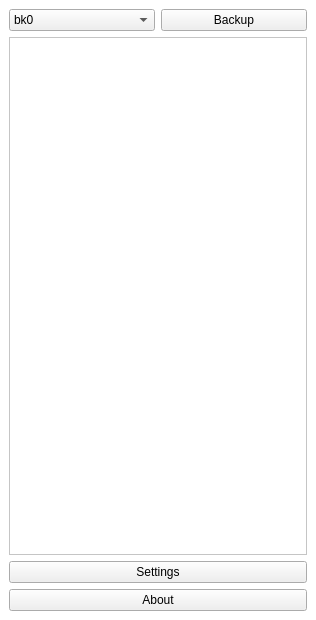
<?xml version="1.0" encoding="UTF-8"?>
<ui version="4.0">
 <class>BackuperUI</class>
 <widget class="QMainWindow" name="BackuperUI">
  <property name="geometry">
   <rect>
    <x>0</x>
    <y>0</y>
    <width>316</width>
    <height>620</height>
   </rect>
  </property>
  <property name="windowTitle">
   <string>BackuperUI</string>
  </property>
  <property name="styleSheet">
   <string notr="true">background-color: #ffffff</string>
  </property>
  <widget class="QWidget" name="centralwidget">
   <layout class="QVBoxLayout" name="verticalLayout_3">
    <item>
     <layout class="QVBoxLayout" name="verticalLayout_2">
      <item>
       <layout class="QHBoxLayout" name="horizontalLayout">
        <item>
         <widget class="QComboBox" name="boxList">
          <property name="styleSheet">
           <string notr="true">background-color: rgb(239, 239, 239);
color: rgb(0, 0, 0);</string>
          </property>
          <item>
           <property name="text">
            <string>bk0</string>
           </property>
          </item>
          <item>
           <property name="text">
            <string>bk1</string>
           </property>
          </item>
          <item>
           <property name="text">
            <string>bk2</string>
           </property>
          </item>
          <item>
           <property name="text">
            <string>boot_a</string>
           </property>
          </item>
          <item>
           <property name="text">
            <string>boot_b</string>
           </property>
          </item>
          <item>
           <property name="text">
            <string>boot_para</string>
           </property>
          </item>
          <item>
           <property name="text">
            <string>countrycode</string>
           </property>
          </item>
          <item>
           <property name="text">
            <string>cust</string>
           </property>
          </item>
          <item>
           <property name="text">
            <string>devinfo</string>
           </property>
          </item>
          <item>
           <property name="text">
            <string>dtbo_a</string>
           </property>
          </item>
          <item>
           <property name="text">
            <string>dtbo_b</string>
           </property>
          </item>
          <item>
           <property name="text">
            <string>efuse</string>
           </property>
          </item>
          <item>
           <property name="text">
            <string>expdb</string>
           </property>
          </item>
          <item>
           <property name="text">
            <string>ffu</string>
           </property>
          </item>
          <item>
           <property name="text">
            <string>flashinfo</string>
           </property>
          </item>
          <item>
           <property name="text">
            <string>frp</string>
           </property>
          </item>
          <item>
           <property name="text">
            <string>gsort</string>
           </property>
          </item>
          <item>
           <property name="text">
            <string>gz_a</string>
           </property>
          </item>
          <item>
           <property name="text">
            <string>gz_b</string>
           </property>
          </item>
          <item>
           <property name="text">
            <string>lk_a</string>
           </property>
          </item>
          <item>
           <property name="text">
            <string>lk_b</string>
           </property>
          </item>
          <item>
           <property name="text">
            <string>logo_a</string>
           </property>
          </item>
          <item>
           <property name="text">
            <string>logo_b</string>
           </property>
          </item>
          <item>
           <property name="text">
            <string>md_udc</string>
           </property>
          </item>
          <item>
           <property name="text">
            <string>md1img_a</string>
           </property>
          </item>
          <item>
           <property name="text">
            <string>md1img_b</string>
           </property>
          </item>
          <item>
           <property name="text">
            <string>metadata</string>
           </property>
          </item>
          <item>
           <property name="text">
            <string>misc</string>
           </property>
          </item>
          <item>
           <property name="text">
            <string>mrdump</string>
           </property>
          </item>
          <item>
           <property name="text">
            <string>nvcfg</string>
           </property>
          </item>
          <item>
           <property name="text">
            <string>nvdata</string>
           </property>
          </item>
          <item>
           <property name="text">
            <string>nvram</string>
           </property>
          </item>
          <item>
           <property name="text">
            <string>otp</string>
           </property>
          </item>
          <item>
           <property name="text">
            <string>para</string>
           </property>
          </item>
          <item>
           <property name="text">
            <string>persist</string>
           </property>
          </item>
          <item>
           <property name="text">
            <string>persistbak</string>
           </property>
          </item>
          <item>
           <property name="text">
            <string>preloader_a</string>
           </property>
          </item>
          <item>
           <property name="text">
            <string>preloader_b</string>
           </property>
          </item>
          <item>
           <property name="text">
            <string>proinfo</string>
           </property>
          </item>
          <item>
           <property name="text">
            <string>protect1</string>
           </property>
          </item>
          <item>
           <property name="text">
            <string>protect2</string>
           </property>
          </item>
          <item>
           <property name="text">
            <string>rescue</string>
           </property>
          </item>
          <item>
           <property name="text">
            <string>scp_a</string>
           </property>
          </item>
          <item>
           <property name="text">
            <string>scp_b</string>
           </property>
          </item>
          <item>
           <property name="text">
            <string>sec1</string>
           </property>
          </item>
          <item>
           <property name="text">
            <string>seccfg</string>
           </property>
          </item>
          <item>
           <property name="text">
            <string>spmfw_a</string>
           </property>
          </item>
          <item>
           <property name="text">
            <string>spmfw_b</string>
           </property>
          </item>
          <item>
           <property name="text">
            <string>sspm_a</string>
           </property>
          </item>
          <item>
           <property name="text">
            <string>sspm_b</string>
           </property>
          </item>
          <item>
           <property name="text">
            <string>super</string>
           </property>
          </item>
          <item>
           <property name="text">
            <string>tee_a</string>
           </property>
          </item>
          <item>
           <property name="text">
            <string>tee_b</string>
           </property>
          </item>
          <item>
           <property name="text">
            <string>vbmeta_a</string>
           </property>
          </item>
          <item>
           <property name="text">
            <string>vbmeta_b</string>
           </property>
          </item>
          <item>
           <property name="text">
            <string>vbmeta_system_a</string>
           </property>
          </item>
          <item>
           <property name="text">
            <string>vbmeta_system_b</string>
           </property>
          </item>
          <item>
           <property name="text">
            <string>vbmeta_vendor_a</string>
           </property>
          </item>
          <item>
           <property name="text">
            <string>vbmeta_vendor_b</string>
           </property>
          </item>
         </widget>
        </item>
        <item>
         <widget class="QPushButton" name="btnBackup">
          <property name="styleSheet">
           <string notr="true">background-color: rgb(239, 239, 239);
color: rgb(0, 0, 0);</string>
          </property>
          <property name="text">
           <string>Backup</string>
          </property>
         </widget>
        </item>
       </layout>
      </item>
      <item>
       <widget class="QTextEdit" name="textEdit">
        <property name="styleSheet">
         <string notr="true">color: rgb(0, 0, 0);</string>
        </property>
        <property name="readOnly">
         <bool>true</bool>
        </property>
       </widget>
      </item>
      <item>
       <layout class="QVBoxLayout" name="verticalLayout">
        <item>
         <widget class="QPushButton" name="btnSettings">
          <property name="styleSheet">
           <string notr="true">background-color: rgb(239, 239, 239);
color: rgb(0, 0, 0);</string>
          </property>
          <property name="text">
           <string>Settings</string>
          </property>
         </widget>
        </item>
        <item>
         <widget class="QPushButton" name="btnAbout">
          <property name="styleSheet">
           <string notr="true">background-color: rgb(239, 239, 239);
color: rgb(0, 0, 0);</string>
          </property>
          <property name="text">
           <string>About</string>
          </property>
         </widget>
        </item>
       </layout>
      </item>
     </layout>
    </item>
   </layout>
  </widget>
 </widget>
 <resources/>
 <connections/>
</ui>
